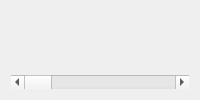
                 <widget class="QWidget" name="tab_5">
                  <attribute name="title">
                   <string>Page 5</string>
                  </attribute>
                  <layout class="QGridLayout" name="gridLayout_15">
                   <item row="0" column="0">
                    <layout class="QVBoxLayout" name="verticalLayout_10">
                     <item>
                      <widget class="QCustomPlot" name="dataLabelingTool_timeseriesDataGraph" native="true">
                       <property name="sizePolicy">
                        <sizepolicy hsizetype="Expanding" vsizetype="Expanding">
                         <horstretch>0</horstretch>
                         <verstretch>0</verstretch>
                        </sizepolicy>
                       </property>
                      </widget>
                     </item>
                     <item>
                      <widget class="QCustomPlot" name="dataLabelingTool_timeseriesLabelGraph" native="true">
                       <property name="sizePolicy">
                        <sizepolicy hsizetype="Expanding" vsizetype="Expanding">
                         <horstretch>0</horstretch>
                         <verstretch>0</verstretch>
                        </sizepolicy>
                       </property>
                      </widget>
                     </item>
                     <item>
                      <widget class="QScrollBar" name="dataLabelingTool_timeseriesSlider">
                       <property name="orientation">
                        <enum>Qt::Horizontal</enum>
                       </property>
                      </widget>
                     </item>
                    </layout>
                   </item>
                  </layout>
                 </widget>
